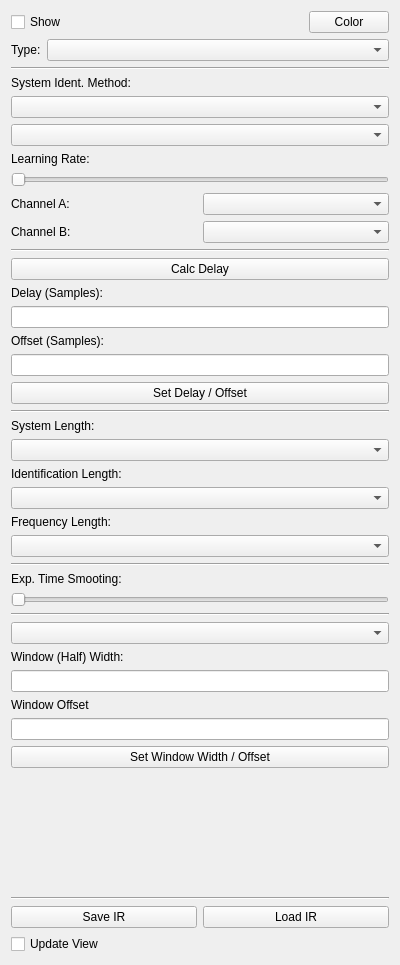
<?xml version="1.0" encoding="UTF-8"?>
<ui version="4.0">
 <class>ChannelConfigWidget</class>
 <widget class="QWidget" name="ChannelConfigWidget">
  <property name="geometry">
   <rect>
    <x>0</x>
    <y>0</y>
    <width>400</width>
    <height>965</height>
   </rect>
  </property>
  <property name="windowTitle">
   <string>Form</string>
  </property>
  <layout class="QGridLayout" name="gridLayout">
   <item row="0" column="0">
    <layout class="QVBoxLayout" name="verticalLayout">
     <item>
      <layout class="QHBoxLayout" name="horizontalLayout_2">
       <item>
        <widget class="QCheckBox" name="checkBox_show">
         <property name="text">
          <string>Show</string>
         </property>
        </widget>
       </item>
       <item>
        <widget class="QPushButton" name="pushButton_selColor">
         <property name="sizePolicy">
          <sizepolicy hsizetype="Fixed" vsizetype="Fixed">
           <horstretch>0</horstretch>
           <verstretch>0</verstretch>
          </sizepolicy>
         </property>
         <property name="text">
          <string>Color</string>
         </property>
        </widget>
       </item>
      </layout>
     </item>
     <item>
      <layout class="QHBoxLayout" name="horizontalLayout_3">
       <item>
        <widget class="QLabel" name="label_type">
         <property name="sizePolicy">
          <sizepolicy hsizetype="Fixed" vsizetype="Preferred">
           <horstretch>0</horstretch>
           <verstretch>0</verstretch>
          </sizepolicy>
         </property>
         <property name="text">
          <string>Type:</string>
         </property>
        </widget>
       </item>
       <item>
        <widget class="QComboBox" name="comboBox_type"/>
       </item>
      </layout>
     </item>
     <item>
      <widget class="Line" name="line_6">
       <property name="orientation">
        <enum>Qt::Horizontal</enum>
       </property>
      </widget>
     </item>
     <item>
      <widget class="QLabel" name="label_SystemIdentMethod">
       <property name="sizePolicy">
        <sizepolicy hsizetype="Minimum" vsizetype="Fixed">
         <horstretch>0</horstretch>
         <verstretch>0</verstretch>
        </sizepolicy>
       </property>
       <property name="text">
        <string>System Ident. Method:</string>
       </property>
      </widget>
     </item>
     <item>
      <widget class="QComboBox" name="comboBox_SysIdentMethod"/>
     </item>
     <item>
      <widget class="QComboBox" name="comboBox_SysIdentWindow"/>
     </item>
     <item>
      <widget class="QLabel" name="label_SysIdentMu">
       <property name="text">
        <string>Learning Rate:</string>
       </property>
      </widget>
     </item>
     <item>
      <widget class="QSlider" name="horizontalSlider_SysIdentMu">
       <property name="maximum">
        <number>100</number>
       </property>
       <property name="orientation">
        <enum>Qt::Horizontal</enum>
       </property>
      </widget>
     </item>
     <item>
      <layout class="QHBoxLayout" name="horizontalLayout_comb_chanA">
       <item>
        <widget class="QLabel" name="label_comb_chanA">
         <property name="text">
          <string>Channel A:</string>
         </property>
        </widget>
       </item>
       <item>
        <widget class="QComboBox" name="comboBox_comb_chanA"/>
       </item>
      </layout>
     </item>
     <item>
      <layout class="QHBoxLayout" name="horizontalLayout_comb_chanB">
       <item>
        <widget class="QLabel" name="label_comb_chanB">
         <property name="text">
          <string>Channel B:</string>
         </property>
        </widget>
       </item>
       <item>
        <widget class="QComboBox" name="comboBox_comb_chanB"/>
       </item>
      </layout>
     </item>
     <item>
      <widget class="Line" name="line">
       <property name="orientation">
        <enum>Qt::Horizontal</enum>
       </property>
      </widget>
     </item>
     <item>
      <widget class="QPushButton" name="pushButton_CalcDelay">
       <property name="text">
        <string>Calc Delay</string>
       </property>
      </widget>
     </item>
     <item>
      <widget class="QLabel" name="label_Delay">
       <property name="sizePolicy">
        <sizepolicy hsizetype="Minimum" vsizetype="Fixed">
         <horstretch>0</horstretch>
         <verstretch>0</verstretch>
        </sizepolicy>
       </property>
       <property name="text">
        <string>Delay (Samples):</string>
       </property>
      </widget>
     </item>
     <item>
      <widget class="QLineEdit" name="lineEdit_Delay"/>
     </item>
     <item>
      <widget class="QLabel" name="label_Offset">
       <property name="sizePolicy">
        <sizepolicy hsizetype="Minimum" vsizetype="Fixed">
         <horstretch>0</horstretch>
         <verstretch>0</verstretch>
        </sizepolicy>
       </property>
       <property name="text">
        <string>Offset (Samples):</string>
       </property>
      </widget>
     </item>
     <item>
      <widget class="QLineEdit" name="lineEdit_Offset"/>
     </item>
     <item>
      <widget class="QPushButton" name="pushButton_SetDelayOffset">
       <property name="text">
        <string>Set Delay / Offset</string>
       </property>
      </widget>
     </item>
     <item>
      <widget class="Line" name="line_2">
       <property name="orientation">
        <enum>Qt::Horizontal</enum>
       </property>
      </widget>
     </item>
     <item>
      <widget class="QLabel" name="label_N">
       <property name="sizePolicy">
        <sizepolicy hsizetype="Minimum" vsizetype="Fixed">
         <horstretch>0</horstretch>
         <verstretch>0</verstretch>
        </sizepolicy>
       </property>
       <property name="text">
        <string>System Length:</string>
       </property>
      </widget>
     </item>
     <item>
      <widget class="QComboBox" name="comboBox_N"/>
     </item>
     <item>
      <widget class="QLabel" name="label_L">
       <property name="sizePolicy">
        <sizepolicy hsizetype="Minimum" vsizetype="Fixed">
         <horstretch>0</horstretch>
         <verstretch>0</verstretch>
        </sizepolicy>
       </property>
       <property name="text">
        <string>Identification Length:</string>
       </property>
      </widget>
     </item>
     <item>
      <widget class="QComboBox" name="comboBox_L"/>
     </item>
     <item>
      <widget class="QLabel" name="label_Nfft">
       <property name="sizePolicy">
        <sizepolicy hsizetype="Minimum" vsizetype="Fixed">
         <horstretch>0</horstretch>
         <verstretch>0</verstretch>
        </sizepolicy>
       </property>
       <property name="text">
        <string>Frequency Length:</string>
       </property>
      </widget>
     </item>
     <item>
      <widget class="QComboBox" name="comboBox_Nfft"/>
     </item>
     <item>
      <widget class="Line" name="line_3">
       <property name="orientation">
        <enum>Qt::Horizontal</enum>
       </property>
      </widget>
     </item>
     <item>
      <widget class="QLabel" name="label_ExpTimeSmoothing">
       <property name="sizePolicy">
        <sizepolicy hsizetype="Minimum" vsizetype="Fixed">
         <horstretch>0</horstretch>
         <verstretch>0</verstretch>
        </sizepolicy>
       </property>
       <property name="text">
        <string>Exp. Time Smooting:</string>
       </property>
      </widget>
     </item>
     <item>
      <widget class="QSlider" name="slider_ExpTimeSmoothing">
       <property name="orientation">
        <enum>Qt::Horizontal</enum>
       </property>
      </widget>
     </item>
     <item>
      <widget class="Line" name="line_4">
       <property name="orientation">
        <enum>Qt::Horizontal</enum>
       </property>
      </widget>
     </item>
     <item>
      <widget class="QComboBox" name="comboBox_WindowType"/>
     </item>
     <item>
      <widget class="QLabel" name="label_WindowWidth">
       <property name="sizePolicy">
        <sizepolicy hsizetype="Minimum" vsizetype="Fixed">
         <horstretch>0</horstretch>
         <verstretch>0</verstretch>
        </sizepolicy>
       </property>
       <property name="text">
        <string>Window (Half) Width:</string>
       </property>
      </widget>
     </item>
     <item>
      <widget class="QLineEdit" name="lineEdit_WindowWidth"/>
     </item>
     <item>
      <widget class="QLabel" name="label_WindowOffset">
       <property name="sizePolicy">
        <sizepolicy hsizetype="Minimum" vsizetype="Fixed">
         <horstretch>0</horstretch>
         <verstretch>0</verstretch>
        </sizepolicy>
       </property>
       <property name="text">
        <string>Window Offset</string>
       </property>
      </widget>
     </item>
     <item>
      <widget class="QLineEdit" name="lineEdit_WindowOffset"/>
     </item>
     <item>
      <widget class="QPushButton" name="pushButton_SetWindow">
       <property name="text">
        <string>Set Window Width / Offset</string>
       </property>
      </widget>
     </item>
     <item>
      <spacer name="verticalSpacer">
       <property name="orientation">
        <enum>Qt::Vertical</enum>
       </property>
       <property name="sizeHint" stdset="0">
        <size>
         <width>20</width>
         <height>40</height>
        </size>
       </property>
      </spacer>
     </item>
     <item>
      <widget class="Line" name="line_5">
       <property name="orientation">
        <enum>Qt::Horizontal</enum>
       </property>
      </widget>
     </item>
     <item>
      <layout class="QHBoxLayout" name="horizontalLayout">
       <item>
        <widget class="QPushButton" name="pushButton_SaveIR">
         <property name="text">
          <string>Save IR</string>
         </property>
        </widget>
       </item>
       <item>
        <widget class="QPushButton" name="pushButton_LoadIR">
         <property name="text">
          <string>Load IR</string>
         </property>
        </widget>
       </item>
      </layout>
     </item>
     <item>
      <widget class="QCheckBox" name="checkBox_Update">
       <property name="text">
        <string>Update View</string>
       </property>
      </widget>
     </item>
    </layout>
   </item>
  </layout>
 </widget>
 <resources/>
 <connections/>
</ui>
